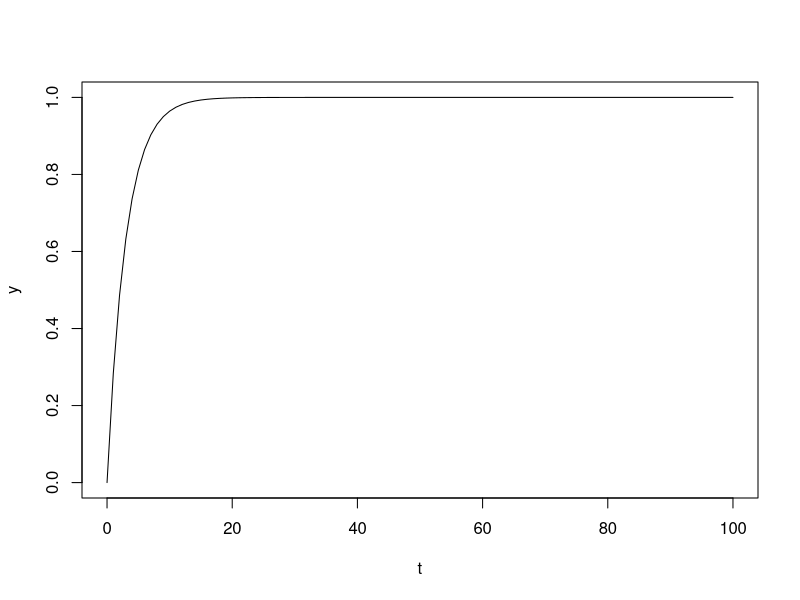

Here is the R script that generated this plot:
# note: procvicit si tu geom pravdepodobnost

# distribucni funkce
# y = 1 - e^(-t/3)

t <- 0:100
y <- 1 - exp(-t/3)
plot(t, y, type = "l", xlab = "t", ylab = "y")

# pravdepodobnost ze bude v nejakym rozsahu je rozdil pravdepodobnosti
# jednoho koncoveho bodu s pravdepodobnosti druheho koncoveho bodu

# stejne prikazy jako v matlabu
#mean(y[1:3]) - mean(y[1:2])
#nanmean(y[1:10] - y[2:11])

# modus, shorth
#mode(y) - nejcastejsi hodnota
#shorth(y) - nejmensi interval, ve kterem lezi alespon 50 % hodnot

#median(y) - median
#nanmedian(y) - median, ignoruje NaN
#quantile(y, 0.5)
#prctile(y, 50)
#iqr(y) - interqvantylove rozpeti

#moment(y, 1) - urceni libovolneho centralniho rozptylu
#var(y) - rozptyl

#mad(y) - stredni hodnota absolutnich odchylek od stredni hodnoty

#skewness(y) - vyberova sikmost